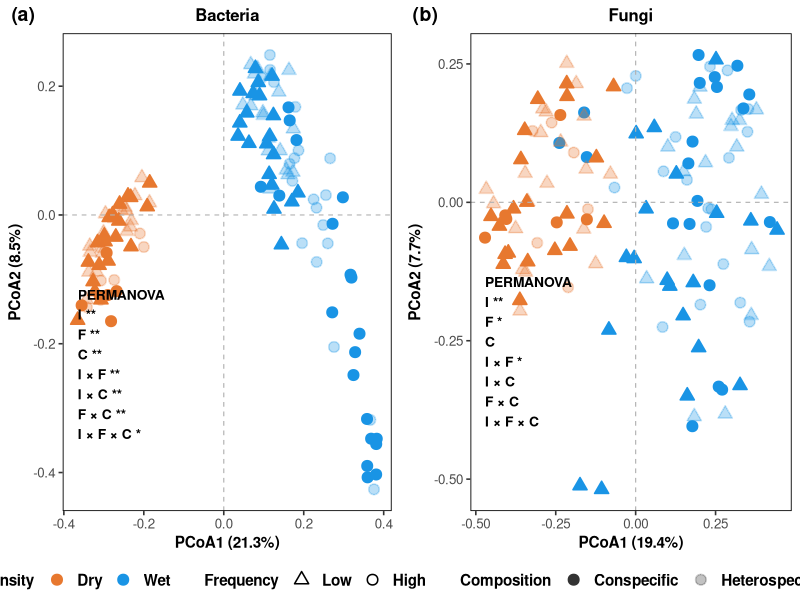
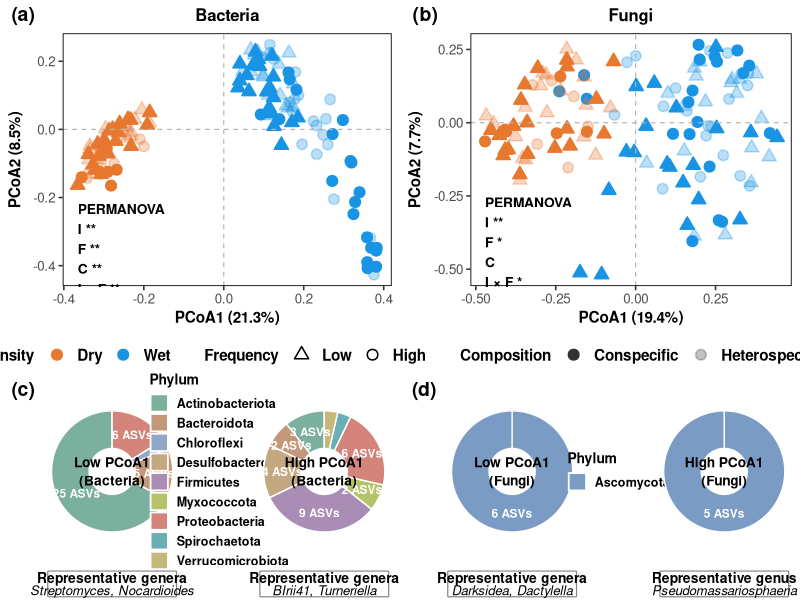
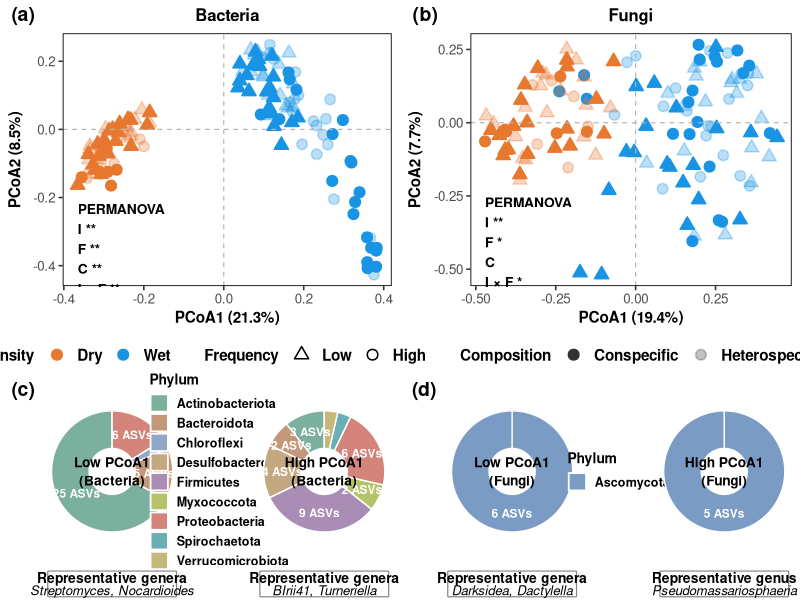

These figures' R source, in order:
### Project: Drought intensity and frequency (DIF) - Microbes ###
## Script: Beta-diversity figure ##
## Date: April 2026 | Author: Yang ##

# Change to work directory
setwd("~/Desktop/DIF-Microbes/Data availability")

# Load required packages
library(dplyr)
library(ggplot2)
library(ggpubr)
library(cowplot)
library(grid)
library(tibble)

## =========================================================
## 1. Helper functions
## =========================================================

p_to_stars <- function(p) {
  dplyr::case_when(is.na(p)  ~ "", p < 0.001 ~ "***", p < 0.01  ~ "**",
                   p < 0.05  ~ "*", TRUE      ~ "")
}

build_permanova_label <- function(perm_tbl, term_map = NULL) {
  perm_tbl <- as.data.frame(perm_tbl)
  
  if (!all(c("Term", "Pr(>F)") %in% names(perm_tbl))) {
    stop("PERMANOVA table must contain columns 'Term' and 'Pr(>F)'.")
  }
  
  perm_tbl <- perm_tbl %>%
    filter(!Term %in% c("Residual", "Total"), !is.na(`Pr(>F)`))
  
  if (!is.null(term_map)) {
    perm_tbl$Term_label <- dplyr::recode(perm_tbl$Term, !!!term_map)
  } else {
    perm_tbl$Term_label <- perm_tbl$Term
  }
  
  lines <- paste0(perm_tbl$Term_label, " ", p_to_stars(perm_tbl$`Pr(>F)`))
  paste(c("PERMANOVA", lines), collapse = "\n")
}

make_pcoa_plot <- function(ord_df, pcoa_var_tbl, dataset_name, permanova_label,
                           flip_x_annot = NULL, flip_y_annot = NULL) {
  ord_df <- ord_df %>%
    mutate(Intensity   = factor(Intensity, levels = c("Dry", "Wet")),
           Frequency   = factor(Frequency, levels = c("Low", "High")),
           Composition = factor(Composition, levels = c("Conspecific", "Heterospecific")))
  
  var_df <- pcoa_var_tbl %>%
    filter(Dataset == dataset_name)
  
  pc1 <- round(var_df$Variance_explained_percent[var_df$Axis == "PCoA1"], 1)
  pc2 <- round(var_df$Variance_explained_percent[var_df$Axis == "PCoA2"], 1)
  
  int_cols <- c(Dry = "#E7782F", Wet = "#1994E5")
  
  if (is.null(flip_x_annot)) {
    flip_x_annot <- min(ord_df$PCoA1, na.rm = TRUE)
  }
  if (is.null(flip_y_annot)) {
    flip_y_annot <- 0
  }
  
  ggplot(ord_df, aes(PCoA1, PCoA2)) +
    geom_point(aes(color = Intensity, fill = Intensity, shape = Frequency, alpha = Composition),
               size = 3, stroke = 0.8) +
    scale_color_manual(values = int_cols, name = "Intensity") +
    scale_fill_manual(values = int_cols, guide = "none") +
    scale_shape_manual(values = c(High = 21, Low = 24), name = "Frequency") +
    scale_alpha_manual(values = c(Conspecific = 1, Heterospecific = 0.3), name = "Composition") +
    geom_hline(yintercept = 0, linetype = "dashed", color = "grey70", linewidth = 0.4) +
    geom_vline(xintercept = 0, linetype = "dashed", color = "grey70", linewidth = 0.4) +
    annotate("text", x = flip_x_annot, y = flip_y_annot, label = permanova_label,
             hjust = 0, vjust = 1.5, size = 3.5, fontface = "bold") +
    labs(x = paste0("PCoA1 (", pc1, "%)"), y = paste0("PCoA2 (", pc2, "%)"), title = dataset_name) +
    theme_classic(base_size = 12) +
    theme(legend.position = "bottom",
          legend.text = element_text(face = "bold", size = 11),
          legend.title = element_text(face = "bold", size = 11),
          axis.line = element_blank(),
          panel.border = element_rect(color = "black", fill = NA, linewidth = 0.6),
          axis.title = element_text(face = "bold", size = 11),
          plot.title = element_text(face = "bold", size = 12, hjust = 0.5)) +
    guides(color = guide_legend(order = 1, override.aes = list(shape = 21, fill = int_cols, size = 3)),
           shape = guide_legend(order = 2, override.aes = list(fill = NA, color = "black")),
           alpha = guide_legend(order = 3, override.aes = list(shape = 21, color = "grey20", fill = "grey20")))
}

make_genera_panel <- function(header, taxa) {
  ggdraw() +
    draw_grob(grid::roundrectGrob(x = 0.5, y = 0.5, width = 0.85, height = 0.80,
                                  r = unit(0.03, "snpc"), gp = grid::gpar(col = "#888888", fill = NA, lwd = 1.2))) +
    draw_label(header, x = 0.5, y = 0.70, fontface = "bold", size = 10, hjust = 0.5) +
    draw_label(taxa, x = 0.5, y = 0.30, fontface = "italic", size = 9.5, hjust = 0.5, lineheight = 1.1)
}

make_donut_pair <- function(df, domain_label, phylum_colors, genera_low, genera_high,
                            left_label = "Low PCoA1", right_label = "High PCoA1") {
  plot_df <- df %>%
    mutate(Phylum = ifelse(is.na(Phylum) | Phylum == "", "Unclassified", Phylum),
           PCoA1_end = factor(PCoA1_end, levels = c("Low_PCoA1", "High_PCoA1"),
                              labels = c(left_label, right_label))) %>%
    count(PCoA1_end, Phylum, name = "n") %>%
    group_by(PCoA1_end) %>%
    mutate(prop = n / sum(n)) %>%
    ungroup() %>%
    filter(prop > 0)
  
  center_label_df <- plot_df %>%
    group_by(PCoA1_end) %>%
    summarise(asv_n = sum(n), .groups = "drop") %>%
    mutate(label = dplyr::case_when(PCoA1_end == left_label  ~ paste0(left_label, "\n(", domain_label, ")"),
                                    PCoA1_end == right_label ~ paste0(right_label, "\n(", domain_label, ")")),
           x = 1, y = 0.5)
  
  low_data <- plot_df %>%
    filter(PCoA1_end == left_label) %>%
    arrange(desc(Phylum)) %>%
    mutate(y_mid = cumsum(prop) - prop / 2)
  
  high_data <- plot_df %>%
    filter(PCoA1_end == right_label) %>%
    arrange(desc(Phylum)) %>%
    mutate(y_mid = cumsum(prop) - prop / 2)
  
  p_left <- ggplot(plot_df %>% filter(PCoA1_end == left_label),
                   aes(x = 2, y = prop, fill = Phylum)) +
    geom_col(width = 0.9, color = "white", linewidth = 0.5) +
    scale_fill_manual(values = phylum_colors, drop = FALSE) +
    geom_text(data = low_data %>% filter(prop > 0.05),
              aes(x = 2, y = y_mid, label = paste0(n, " ASVs")),
              inherit.aes = FALSE, color = "white", fontface = "bold", size = 3) +
    geom_text(data = center_label_df %>% filter(PCoA1_end == left_label),
              aes(x = x, y = y, label = label), inherit.aes = FALSE,
              fontface = "bold", size = 3.5, lineheight = 1.1) +
    coord_polar(theta = "y") +
    theme_void() +
    theme(legend.position = "none")
  
  p_legend_src <- ggplot(plot_df, aes(x = 2, y = prop, fill = Phylum)) +
    geom_col(width = 0.9, color = "white", linewidth = 0.6) +
    scale_fill_manual(values = phylum_colors, name = "Phylum") +
    coord_polar(theta = "y") +
    theme_void() +
    theme(legend.position = "right",
          legend.title = element_text(face = "bold", size = 10),
          legend.text = element_text(face = "bold", size = 9),
          legend.key.size = unit(0.5, "cm"),
          legend.spacing.y = unit(0.15, "cm"))
  
  legend_only <- cowplot::get_legend(p_legend_src)
  
  p_right <- ggplot(plot_df %>% filter(PCoA1_end == right_label),
                    aes(x = 2, y = prop, fill = Phylum)) +
    geom_col(width = 0.9, color = "white", linewidth = 0.5) +
    scale_fill_manual(values = phylum_colors, drop = FALSE) +
    geom_text(data = high_data %>% filter(prop > 0.05),
              aes(x = 2, y = y_mid, label = paste0(n, " ASVs")),
              inherit.aes = FALSE, color = "white", fontface = "bold", size = 3) +
    geom_text(data = center_label_df %>% filter(PCoA1_end == right_label),
              aes(x = x, y = y, label = label), inherit.aes = FALSE,
              fontface = "bold", size = 3.5, lineheight = 1.1) +
    coord_polar(theta = "y") +
    theme_void() +
    theme(legend.position = "none")
  
  p_genera_low <- make_genera_panel("Representative genera", genera_low)
  p_genera_high <- make_genera_panel(
    ifelse(grepl(",", genera_high), "Representative genera", "Representative genus"),
    genera_high)
  p_blank <- ggdraw()
  
  top_row <- plot_grid(p_left, legend_only, p_right, nrow = 1, rel_widths = c(1, 0.4, 1))
  bottom_row <- plot_grid(p_genera_low, p_blank, p_genera_high, nrow = 1, rel_widths = c(1, 0.4, 1))
  
  plot_grid(top_row, bottom_row, nrow = 2, rel_heights = c(3, 0.5))
}

## =========================================================
## 2. Load saved analysis outputs
## =========================================================

pcoa_bac <- read.csv("./results/tables/pcoa_coordinates_bacteria.csv", header = TRUE, check.names = FALSE)
pcoa_fun <- read.csv("./results/tables/pcoa_coordinates_fungi.csv", header = TRUE, check.names = FALSE)
pcoa_var <- read.csv("./results/tables/pcoa_variance_explained.csv", header = TRUE, check.names = FALSE)

perm_bac <- read.csv("./results/tables/permanova_bacteria_sample_level.csv", header = TRUE, check.names = FALSE)
perm_fun <- read.csv("./results/tables/permanova_fungi_sample_level.csv", header = TRUE, check.names = FALSE)

pcoa1_bac_asvs <- read.csv("./results/tables/pcoa1_associated_asvs_bacteria.csv", header = TRUE, check.names = FALSE)
pcoa1_fun_asvs <- read.csv("./results/tables/pcoa1_associated_asvs_fungi.csv", header = TRUE, check.names = FALSE)

## =========================================================
## 3. Build PERMANOVA labels
## =========================================================

term_map <- c("Intensity" = "I",
              "Frequency" = "F",
              "Composition" = "C",
              "Intensity:Frequency" = "I × F",
              "Intensity:Composition" = "I × C",
              "Frequency:Composition" = "F × C",
              "Intensity:Frequency:Composition" = "I × F × C")

perm_label_bac <- build_permanova_label(perm_bac, term_map = term_map)
perm_label_fun <- build_permanova_label(perm_fun, term_map = term_map)

## =========================================================
## 4. Main PCoA panels
## =========================================================

p_bac <- make_pcoa_plot(ord_df = pcoa_bac, pcoa_var_tbl = pcoa_var,
                        dataset_name = "Bacteria", permanova_label = perm_label_bac,
                        flip_x_annot = min(pcoa_bac$PCoA1, na.rm = TRUE), flip_y_annot = 0)

p_fun <- make_pcoa_plot(ord_df = pcoa_fun, pcoa_var_tbl = pcoa_var,
                        dataset_name = "Fungi", permanova_label = perm_label_fun,
                        flip_x_annot = min(pcoa_fun$PCoA1, na.rm = TRUE), flip_y_annot = 0)

p_pcoa <- ggarrange(p_bac, p_fun, nrow = 1, labels = c("(a)", "(b)"), common.legend = TRUE,
                    legend = "bottom")
p_pcoa

## =========================================================
## 5. Donut panels for PCoA1 ends
## =========================================================

# Bacterial phylum colors
all_phyla_bac <- sort(unique(ifelse(is.na(pcoa1_bac_asvs$Phylum) | pcoa1_bac_asvs$Phylum == "", "Unclassified", pcoa1_bac_asvs$Phylum)))
phylum_colors_bac <- c("#7BAF9E", "#C4977A", "#8FA8C8", "#C4A882", "#A98DB5",
                       "#B5C46A", "#D4847A", "#6AAFB5", "#C4B87A", "#9AB58F",
                       "#B57A8F", "#7A9BC4", "#C4C47A", "#8F7AB5", "#7AB5A0")
phylum_colors_bac <- rep(phylum_colors_bac, length.out = length(all_phyla_bac))
names(phylum_colors_bac) <- all_phyla_bac

bac_donut <- make_donut_pair(df = pcoa1_bac_asvs, domain_label = "Bacteria",
                             phylum_colors = phylum_colors_bac,
                             genera_low = "Streptomyces, Nocardioides",
                             genera_high = "BIrii41, Turneriella")

bac_donut <- ggarrange(NULL, bac_donut, nrow = 1, widths = c(0.1, 1))

# Fungal phylum colors
all_phyla_fun <- sort(unique(ifelse(is.na(pcoa1_fun_asvs$Phylum) | pcoa1_fun_asvs$Phylum == "", "Unclassified", pcoa1_fun_asvs$Phylum)))
phylum_colors_fun <- c("Ascomycota" = "#7A9BC4")
if (!all(all_phyla_fun %in% names(phylum_colors_fun))) {
  extra_phyla <- setdiff(all_phyla_fun, names(phylum_colors_fun))
  extra_cols <- rep("#BDBDBD", length(extra_phyla))
  names(extra_cols) <- extra_phyla
  phylum_colors_fun <- c(phylum_colors_fun, extra_cols)
}
phylum_colors_fun <- phylum_colors_fun[all_phyla_fun]

fun_donut <- make_donut_pair(df = pcoa1_fun_asvs, domain_label = "Fungi",
                             phylum_colors = phylum_colors_fun,
                             genera_low = "Darksidea, Dactylella",
                             genera_high = "Pseudomassariosphaeria")

fun_donut <- ggarrange(NULL, fun_donut, nrow = 1, widths = c(0.1, 1))

p_donut <- ggarrange(bac_donut, fun_donut, nrow = 1, labels = c("(c)", "(d)"))

## =========================================================
## 6. Combine and save final figure
## =========================================================

p_all <- ggarrange(p_pcoa, p_donut, nrow = 2, heights = c(1, 0.6))

# Save - Figure 2
ggsave(filename = "./results/figures/beta_diversity_figure.pdf",
       plot = p_all, width = 14, height = 10, units = "in", device = cairo_pdf)

ggsave(filename = "./results/figures/png/beta_diversity_figure.png",
       plot = p_all, width = 14, height = 10, units = "in", dpi = 300, bg = "white")
